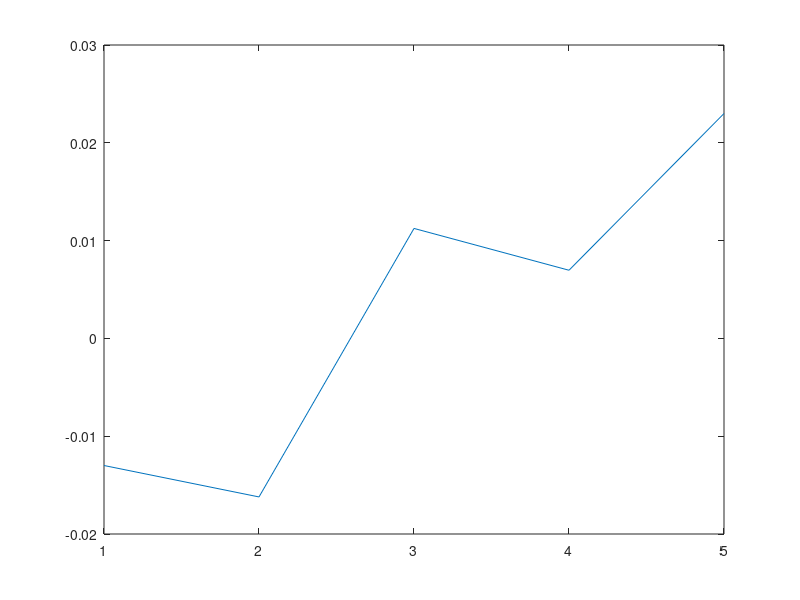

MATLAB code for this plot:
c = load('clean_08.txt'); % archivo limpio
d = load('noise_08.txt'); % ruido
r = 0.9; % de 0 a 1
Senal_ruido = c + r * d;
size(Senal_ruido);
p = 5; % de 1 a 10000
j = Senal_ruido(1:10000-p,1); % 
s = Senal_ruido(10000-p:9999,1); % 
AH = hankel(j,s); % Matriz de Hankel de n-p filas y p columnas 
Y = c(p+1:10000,1); % Y es la señal oroginal
size(j);% size es para mirar el tamaño de eso
size(AH);% size es para mirar el tamaño de eso
X=AH\Y % X es el coeficiente del filtro
Y_e = AH * X; % Ni idea
e = mean((Y_e-Y).^2) % Ni idea
plot(X)%Grafica
hold on
